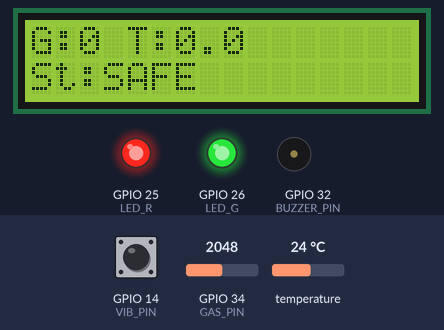
Recording of a sketch running on a simulated ESP32. On the bench: 16×2 character LCD, output pins drawn as LEDs (lit = HIGH), buzzer (waves = sounding). The inputs (shaded band) are chosen by the test bench; at power-on: GPIO 14 (VIB_PIN) HIGH, GPIO 34 (GAS_PIN) = 2048, temperature 24 °C. Pins used as bus, display or sensor lines are not drawn; what the sketch prints to the serial monitor is not drawn.

Above: at 2.2 s.
3.3 s: GPIO 14 (VIB_PIN) pulled LOW for 0.15 s
At 4.7 s:
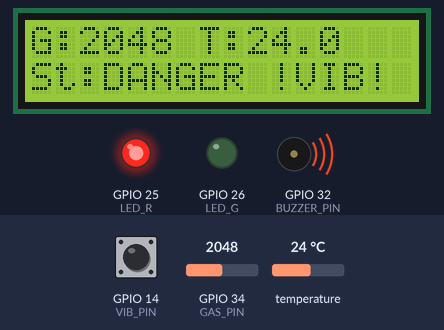
6.5 s: GPIO 34 (GAS_PIN) set to 1256
At 7.9 s:
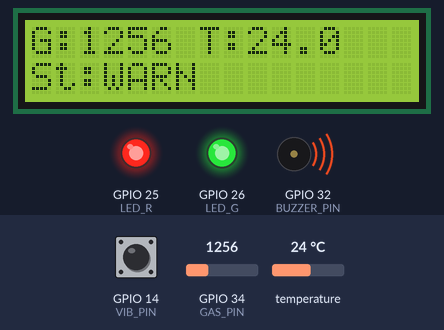
8.7 s: GPIO 34 (GAS_PIN) set to 1170
At 10.4 s:
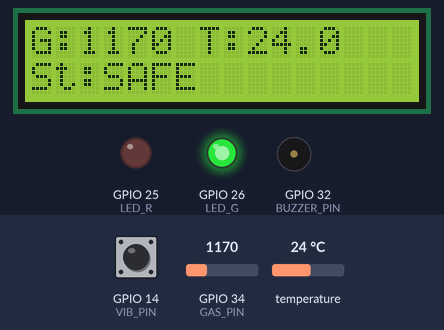
10.8 s: GPIO 14 (VIB_PIN) pulled LOW for 1 s
At 14.3 s:
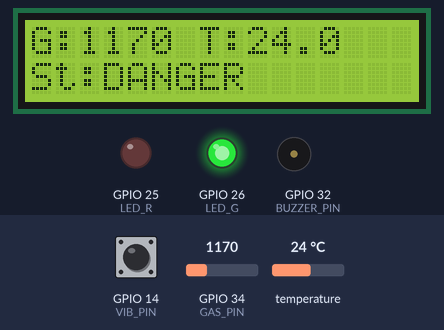
14.8 s: temperature set to 12 °C
At 15.8 s:
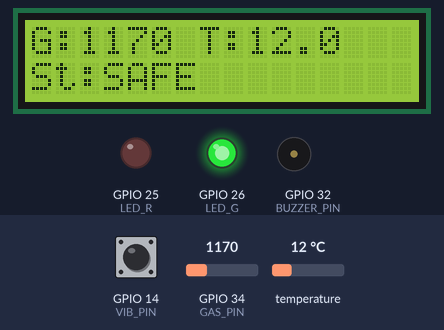
17.0 s: temperature set to 19 °C
At 18.3 s:
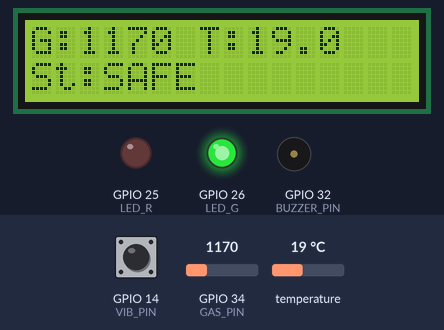
Timing chart, 0 to 20.0 s (numbered marks = the images above; inputs shaded):
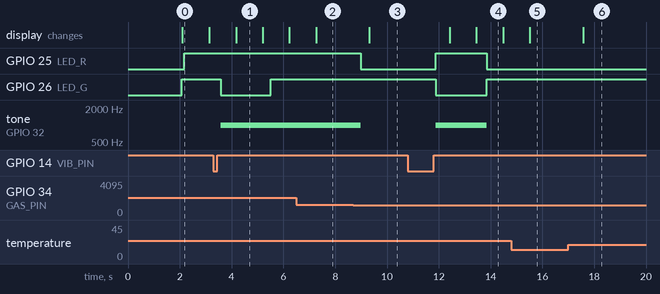

Measured:
- the behaviour switches between 1201 and 1200 on GPIO 34 (GAS_PIN) (found by bisection; images 2 and 3)
- after the input at 3.3 s, GPIO 26 (LED_G): HIGH → LOW after 0.28 s, → HIGH 1.9 s later; tone on GPIO 32 (BUZZER_PIN): silent → 1000 Hz after 0.28 s; the display: changes after 0.87 s (image 1)
- after the input at 6.5 s, the display: changes after 0.76 s (image 2)
- after the input at 8.7 s, GPIO 25 (LED_R): HIGH → LOW after 0.29 s; tone on GPIO 32 (BUZZER_PIN): 1000 Hz → silent after 0.29 s; the display: changes after 0.62 s (image 3)
- after the input at 10.8 s, GPIO 25 (LED_R): LOW → HIGH after 1.1 s, → LOW 2.0 s later; GPIO 26 (LED_G): HIGH → LOW after 1.1 s, → HIGH 2.0 s later; tone on GPIO 32 (BUZZER_PIN): silent → 1000 Hz after 1.1 s, → silent 2.0 s later; the display: first changes after 1.6 s (image 4 shows a later state)
- after the input at 14.8 s, the display: changes after 0.71 s (image 5)
- after the input at 17.0 s, the display: changes after 0.57 s (image 6)

The sketch:

sketch_may15a.ino
```cpp
#include <Wire.h>
#include <Adafruit_Sensor.h>
#include <Adafruit_BME280.h>
#include <LiquidCrystal_I2C.h>

// --- 1. تعريف الرجول (Pin Mapping) ---
#define GAS_PIN 34     // حساس الغاز (Analog)
#define VIB_PIN 14     // حساس الاهتزاز (Digital - ISR)
#define BUZZER_PIN 32  // السرينة (Output)
#define LED_R 25       // الليد الأحمر
#define LED_G 26       // الليد الأخضر

// --- 2. تعريف الأجهزة (Hardware Objects) ---
Adafruit_BME280 bme;
LiquidCrystal_I2C lcd(0x27, 16, 2); // جرب 0x3F لو 0x27 مشتغلتش

// --- 3. تعريف كائنات الـ RTOS (Kernel Objects) ---
QueueHandle_t sensorQueue;
SemaphoreHandle_t vibSemaphore;
SemaphoreHandle_t serialMutex;
SemaphoreHandle_t dataMutex;
SemaphoreHandle_t i2cMutex;

// --- 4. هيكل البيانات المنقولة (Data Structure) ---
struct SensorData {
  int sensorType; // 1: Gas, 2: Vib, 3: Temp
  float value;
  unsigned long sendTime;
};

// --- 5. المتغيرات العامة والقراءات (Global State) ---
volatile int systemState = 0; // 0: Safe, 1: Warning, 2: Danger
float logGas = 0, logTemp = 0;
int logVib = 0;

// متغيرات قياس الوقت (Timing Metrics)
volatile unsigned long isrTimestamp = 0;
unsigned long semWakeupDelay = 0;
unsigned long queueLatency = 0;
unsigned long processingWCET = 0;

// ==========================================
// --- Phase 2: Unit Testing (اختبار المنطق) ---
// ==========================================
bool isGasDanger(float gasVal) { return (gasVal > 2500); }
bool isTempDanger(float tempVal) { return (tempVal > 45.0); }

int decideSystemState(float gasLevel, bool vibAlert, bool tempAlert) {
  if (gasLevel > 2500 || vibAlert || tempAlert) return 2; // Danger
  if (gasLevel > 1200) return 1; // Warning
  return 0; // Safe
}

void runUnitTests() {
  Serial.println("===============================");
  Serial.println("   PHASE 2: UNIT TESTS RUNNING ");
  Serial.println("===============================");
  if (isGasDanger(3000) == true) Serial.println("[PASS] Test 1: Gas Danger logic OK");
  if (isTempDanger(30.0) == false) Serial.println("[PASS] Test 2: Temp Safe logic OK");
  if (decideSystemState(500, true, false) == 2) Serial.println("[PASS] Test 3: Decision logic OK");
  Serial.println("===============================\n");
  delay(2000);
}

// ==========================================
// --- ISR: Interrupt Service Routine ---
// ==========================================
void IRAM_ATTR vibInterrupt() {
  isrTimestamp = micros();
  BaseType_t xHigherPriorityTaskWoken = pdFALSE;
  xSemaphoreGiveFromISR(vibSemaphore, &xHigherPriorityTaskWoken);
  if (xHigherPriorityTaskWoken) portYIELD_FROM_ISR();
}

// ==========================================
// --- Tasks Definitions (المهام) ---
// ==========================================

// 1. مهمة حساس الغاز (Analog Task)
void TaskAnalog(void *pvParameters) {
  for (;;) {
    SensorData data;
    data.sensorType = 1;
    data.value = analogRead(GAS_PIN);
    data.sendTime = micros();
    xQueueSend(sensorQueue, &data, 0);
    vTaskDelay(pdMS_TO_TICKS(100));
  }
}

// 2. مهمة حساس الاهتزاز (Digital Task)
void TaskDigital(void *pvParameters) {
  for (;;) {
    if (xSemaphoreTake(vibSemaphore, pdMS_TO_TICKS(1000)) == pdTRUE) {
      if (isrTimestamp > 0) {
        semWakeupDelay = micros() - isrTimestamp;
        isrTimestamp = 0;
      }
      SensorData data = {2, 1.0, micros()};
      xQueueSend(sensorQueue, &data, 0);
    }
  }
}

// 3. مهمة حساس الحرارة (Comm Task)
void TaskComm(void *pvParameters) {
  for (;;) {
    SensorData data;
    data.sensorType = 3;
    data.sendTime = micros();
    if (xSemaphoreTake(i2cMutex, portMAX_DELAY) == pdTRUE) {
      data.value = bme.readTemperature();
      xSemaphoreGive(i2cMutex);
    }
    xQueueSend(sensorQueue, &data, 0);
    vTaskDelay(pdMS_TO_TICKS(500));
  }
}

// 4. مهمة المعالجة واتخاذ القرار (Processing Task)
void TaskProcessing(void *pvParameters) {
  float lastGasValue = 0;
  bool vibAlert = false, tempAlert = false;

  for (;;) {
    SensorData receivedData;
    if (xQueueReceive(sensorQueue, &receivedData, pdMS_TO_TICKS(200)) == pdPASS) {
      unsigned long startTime = micros();
      queueLatency = startTime - receivedData.sendTime;

      if (xSemaphoreTake(dataMutex, portMAX_DELAY) == pdTRUE) {
        if (receivedData.sensorType == 1) { lastGasValue = receivedData.value; logGas = receivedData.value; }
        if (receivedData.sensorType == 2) { vibAlert = true; logVib = 1; }
        if (receivedData.sensorType == 3) { tempAlert = isTempDanger(receivedData.value); logTemp = receivedData.value; }
        xSemaphoreGive(dataMutex);
      }

      systemState = decideSystemState(lastGasValue, vibAlert, tempAlert);

      unsigned long execTime = micros() - startTime;
      if (execTime > processingWCET) processingWCET = execTime;

      if (vibAlert) { vTaskDelay(pdMS_TO_TICKS(2000)); vibAlert = false; }
    }
  }
}

// 5. مهمة التحكم في المخرجات (Output Task)
void TaskOutput(void *pvParameters) {
  for (;;) {
    if (systemState == 2) {
      digitalWrite(LED_R, HIGH); digitalWrite(LED_G, LOW);
      tone(BUZZER_PIN, 1000);
    } else if (systemState == 1) {
      digitalWrite(LED_R, HIGH); digitalWrite(LED_G, HIGH);
      digitalWrite(BUZZER_PIN, HIGH); vTaskDelay(pdMS_TO_TICKS(100));
      digitalWrite(BUZZER_PIN, LOW);
    } else {
      digitalWrite(LED_R, LOW); digitalWrite(LED_G, HIGH);
      noTone(BUZZER_PIN); digitalWrite(BUZZER_PIN, LOW);
    }
    vTaskDelay(pdMS_TO_TICKS(100));
  }
}

// 6. مهمة الطباعة والتشخيص الشاملة (Logging Task)
void TaskLogging(void *pvParameters) {
  for (;;) {
    float pGas, pTemp; int pVib;
    if (xSemaphoreTake(dataMutex, portMAX_DELAY) == pdTRUE) {
      pGas = logGas; pTemp = logTemp; pVib = logVib;
      if (pVib == 1) logVib = 0;
      xSemaphoreGive(dataMutex);
    }

    if (xSemaphoreTake(serialMutex, portMAX_DELAY) == pdTRUE) {
      Serial.print("[LOG] Gas: "); Serial.print(pGas);
      Serial.print(" | Temp: "); Serial.print(pTemp); Serial.print("C");
      Serial.print(" | Vib: "); Serial.print(pVib ? "DETECTED" : "OK");
      Serial.print(" | State: ");
      if(systemState == 2) Serial.print("DANGER");
      else if(systemState == 1) Serial.print("WARNING");
      else Serial.print("SAFE");
      Serial.print(" | Q_Free: "); Serial.print(uxQueueSpacesAvailable(sensorQueue));
      Serial.print(" || WCET: "); Serial.print(processingWCET); Serial.print("us");
      Serial.print(" | Q_Lat: "); Serial.print(queueLatency); Serial.print("us");
      Serial.print(" | Sem_Wake: "); Serial.print(semWakeupDelay); Serial.print("us");
      Serial.println();
      xSemaphoreGive(serialMutex);
    }

    if (xSemaphoreTake(i2cMutex, portMAX_DELAY) == pdTRUE) {
      lcd.clear();
      lcd.setCursor(0, 0); lcd.print("G:"); lcd.print((int)pGas);
      lcd.print(" T:"); lcd.print(pTemp, 1);
      lcd.setCursor(0, 1); lcd.print("St:");
      if(systemState == 2) lcd.print("DANGER ");
      else if(systemState == 1) lcd.print("WARN   ");
      else lcd.print("SAFE   ");
      if(pVib) lcd.print("!VIB!");
      xSemaphoreGive(i2cMutex);
    }
    vTaskDelay(pdMS_TO_TICKS(1000));
  }
}

// ==========================================
// --- Setup & Main ---
// ==========================================
void setup() {
  Serial.begin(115200);
  pinMode(BUZZER_PIN, OUTPUT); pinMode(LED_R, OUTPUT);
  pinMode(LED_G, OUTPUT); pinMode(VIB_PIN, INPUT_PULLUP);

  lcd.init(); lcd.backlight();
  if (!bme.begin(0x76)) Serial.println("BME280 error");

  runUnitTests();
  attachInterrupt(digitalPinToInterrupt(VIB_PIN), vibInterrupt, RISING);

  sensorQueue = xQueueCreate(10, sizeof(SensorData));
  vibSemaphore = xSemaphoreCreateBinary();
  serialMutex = xSemaphoreCreateMutex();
  dataMutex = xSemaphoreCreateMutex();
  i2cMutex = xSemaphoreCreateMutex();

  if(sensorQueue != NULL && vibSemaphore != NULL && i2cMutex != NULL) {
    xTaskCreate(TaskAnalog, "Analog", 2048, NULL, 2, NULL);
    xTaskCreate(TaskDigital, "Digital", 2048, NULL, 4, NULL);
    xTaskCreate(TaskComm, "Comm", 2048, NULL, 2, NULL);
    xTaskCreate(TaskProcessing, "Processing", 2048, NULL, 3, NULL);
    xTaskCreate(TaskOutput, "Output", 2048, NULL, 3, NULL);
    xTaskCreate(TaskLogging, "Logging", 2048, NULL, 1, NULL);
  }
}

void loop() {}
```
